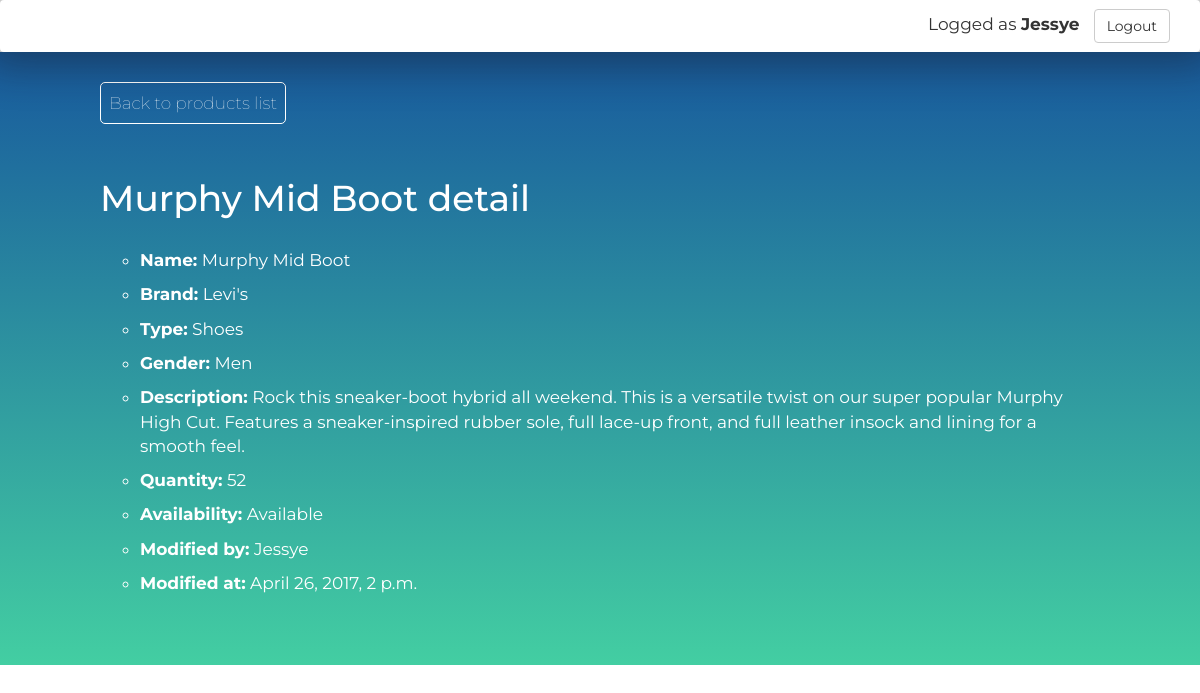
Page /8/ (signed in) on the committed database.
### inventory/models.py (models this page shows, shortened)
class Parano(models.Model):
    created_by = models.ForeignKey(
        'Member',
        verbose_name="Created by",
        related_name="%(app_label)s_%(class)s_creator",
        null=True,
        blank=True,
    )
    modified_by = models.ForeignKey(
        'Member',
        verbose_name="Modified by",
        related_name="%(app_label)s_%(class)s_modificator",
        null=True,
        blank=True,
    )
    created_at = models.DateTimeField(
        verbose_name="Created at",
        null=True,
        blank=True,
        default= timezone.now()
    )
    modified_at = models.DateTimeField(
        verbose_name="Modified at",
        null=True,
        blank=True,
        default= timezone.now()
    )
    class Meta:
        abstract = True
        app_label = "inventory"

class Product(Parano, models.Model):
    name = models.CharField(
        max_length=60,
        verbose_name="Name",
        null=True,
        blank=False
    )
    brand = models.CharField(
        max_length=60,
        verbose_name="Brand",
        null=True,
        blank=True
    )
    gender_choices = (
        ('Men', 'Men'),
        ('Women', 'Women')
    )
    gender = models.CharField(
        max_length=20,
        choices=gender_choices,
        null=True
    )
    type_choices = (
         ('Pant', 'Pant'),
         ('Shirt', 'Shirt'),
         ('Dress', 'Dress'),
         ('Shoes', 'Shoes')
    )
    type = models.CharField(
        max_length=50,
        choices=type_choices,
        null=True
    )
    quantity = models.IntegerField(
        null = True,
        blank = False,
        verbose_name = "Quantity"
    )
    description = models.TextField(
        verbose_name="Description",
        null=True,
        blank=True
    )
    class Meta:
        app_label = "inventory"

class Member(models.Model):
    user = models.OneToOneField(
        User,
        related_name="member"
    )
    class Meta:
        app_label="inventory"
        ordering=["user__date_joined"]
    def __str__(self):
        return str(self.user.username)

### inventory/views.py (the view)
# urls.py: url(r'^(?P<pk>\d+)/$', ProductDetailView.as_view(), name='product-detail'),
class ProductDetailView(DetailView):
    model = Product
    context_object_name = "details"
    template_name = "inventory/product-detail.html"

### inventory/templates/inventory/product-detail.html (shortened to what this page needs)
{% load staticfiles %}
<!DOCTYPE html>
<html lang="en">
<head>
    <link rel="stylesheet" href="//maxcdn.bootstrapcdn.com/bootstrap/3.2.0/css/bootstrap.min.css">
    <link rel="stylesheet" href="{% static 'css/styles.css' %}" />
</head>
<body>
    <nav class="navbar">
        <div class="container-fluid">
            <div class="navbar-header pull-right">
                <span>Logged as <b>{{ user.username }}&nbsp;&nbsp;</b></span>
                <a href="{% url 'django.contrib.auth.views.logout' %}?next=/login" class="btn btn-default navbar-btn">Logout</a>
            </div>
        </div>
    </nav>
    <section id="detail_page">
        <div class="wrap">
            <a href="/list" class="small-btn">Back to products list</a>
            <br/><br/>
            <h1>{{details.name}} detail</h1>
            <ul>
                <li><b>Name:</b> {{details.name}}</li>
                <li><b>Brand:</b> {{details.brand}}</li>
                <li><b>Type:</b> {{details.type}}</li>
                <li><b>Gender:</b> {{details.gender}}</li>
                <li><b>Description:</b> {{details.description}}</li>
                <li><b>Quantity:</b> {{details.quantity}}</li>
                <li>
                    <b>Availability:</b>
                    {% if details.quantity == 0 %}
                        Unavailable
                    {% else %}
                        Available
                    {% endif %}
                </li>
                <li><b>Modified by:</b> {{details.modified_by}}</li>
                <li><b>Modified at:</b> {{details.modified_at}}</li>
            </ul>
        </div>
    </section>
</body>
</html>

### inventory/static/css/styles.css (style rules this page uses)
html { height: 100%; }
body { width: 100%; height: 100%; display: inline-block; font-family: 'Montserrat', sans-serif; font-size: 17px; }
.navbar { margin-bottom: 0; box-shadow: 0px 0px 40px 14px rgba(25,25,25,0.4); -webkit-box-shadow: 0px 0px 40px 14px rgba(25,25,25,0.4); -moz-box-shadow: 0px 0px 40px 14px rgba(25,25,25,0.4); padding: 0 14px; }
section { padding: 20px 0 60px 0; }
.wrap { width: 1000px; margin: auto; }
.small-btn { display: inline-block; width: auto; border: solid 1px #fff; font-weight: 700; color: #fff; border-radius: 5px; padding: 8px; font-weight: 100; transition: all 0.2s ease-in-out; margin: 10px 0; }
#detail_page { background: #43cea2; background: -webkit-linear-gradient(bottom, #43cea2, #185a9d); background: -moz-linear-gradient(bottom, #43cea2, #185a9d); background: -o-linear-gradient(bottom, #43cea2, #185a9d); background: linear-gradient(to top, #43cea2, #185a9d); width: 100%; color: #fff; }
#detail_page ul { list-style-type: circle; margin-top: 30px; }
#detail_page ul li { margin: 10px 0; }

### rows in the picture
Product: name "Murphy Mid Boot", brand "Levi's", type "Shoes", gender "Men", description "Rock this sneaker-boot hybrid all weekend. This is a versatile twist on our super popular Murphy High Cut. Features a sneaker-inspired rubber sole, full lace-up front, and full leather insock and lining for a smooth feel.", quantity "52", modified_by "Jessye", modified_at "April 26, 2017, 2 p.m."

### other values in the picture
{{ user.username }} "Jessye"
